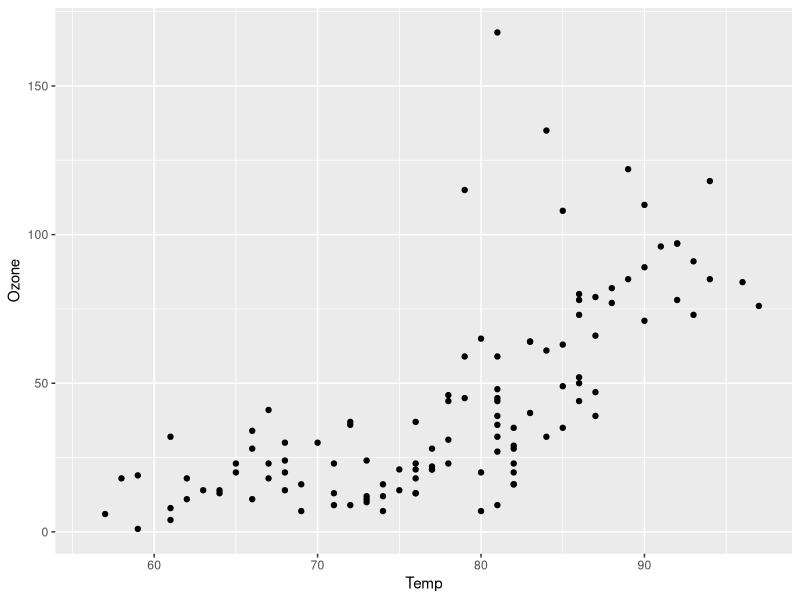
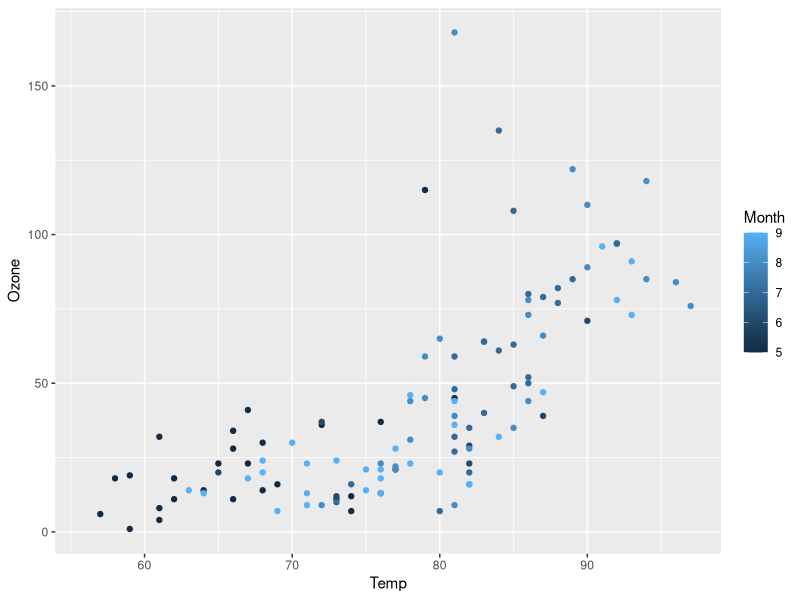
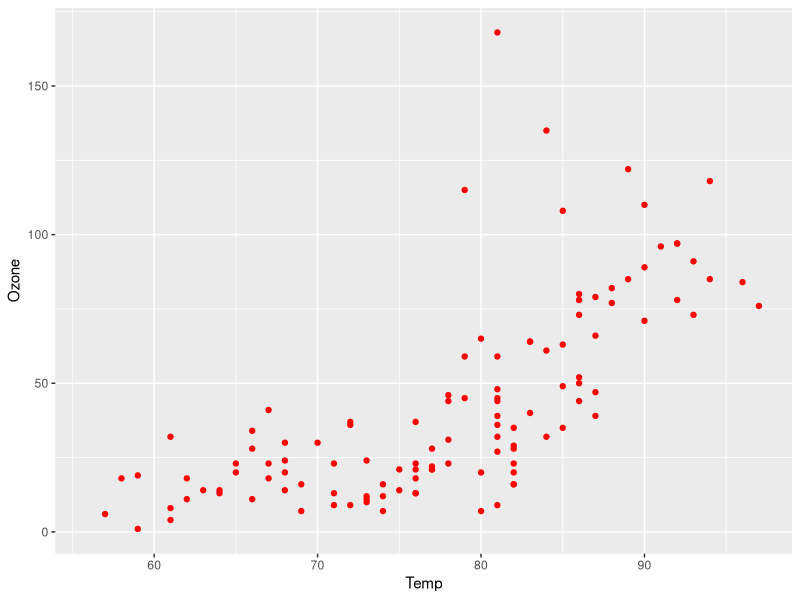
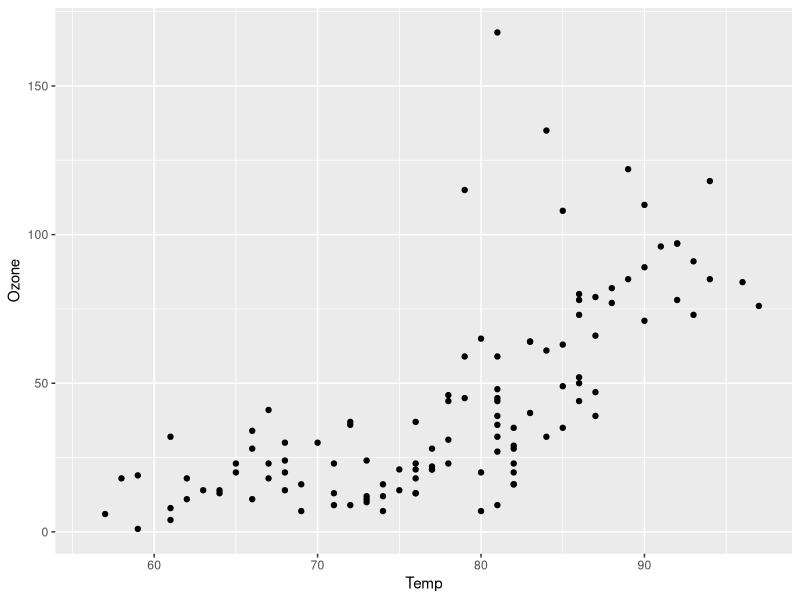
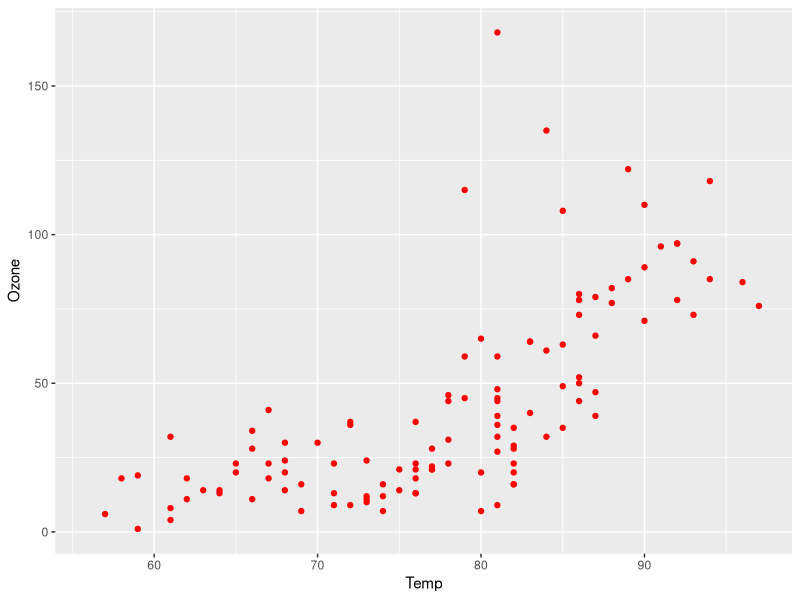
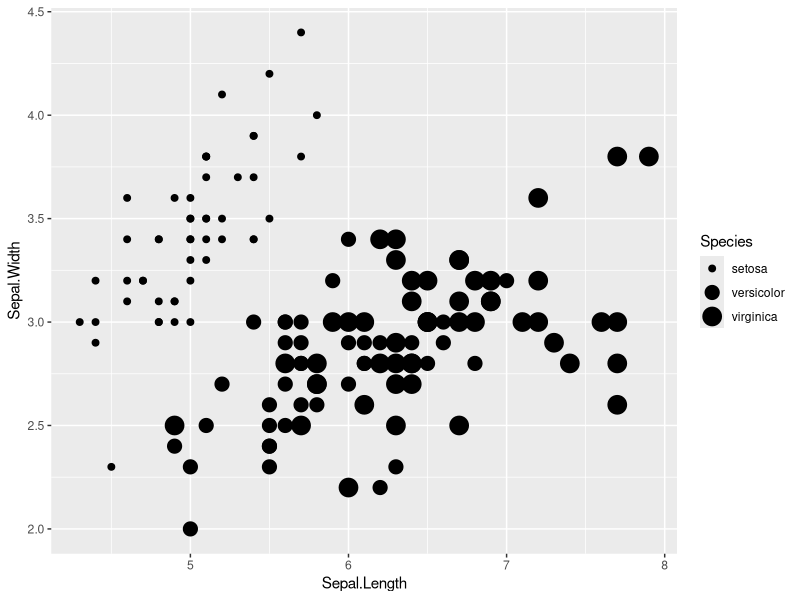
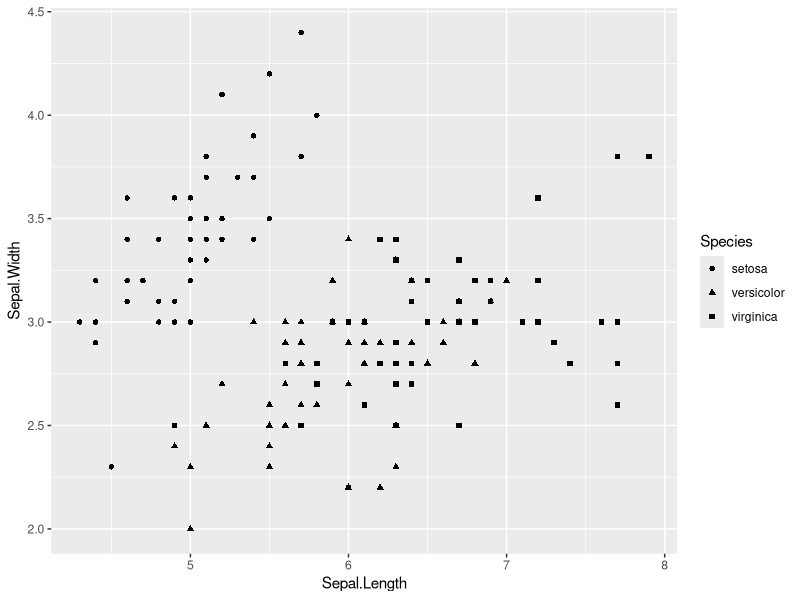
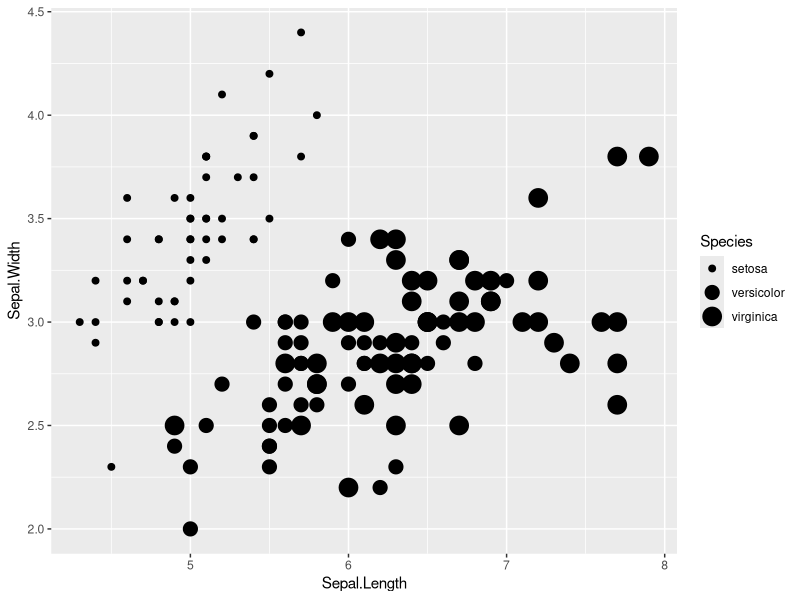

Write R code to recreate these figures, in order. (Note: this script raises an error after producing the figures.)
library(ggplot2)
airquality
str(airquality)
ggplot(data=airquality) + geom_point(mapping=aes(x = Temp, y = Ozone))
ggplot(data=airquality) + geom_point(mapping=aes(x = Temp, y = Ozone, color=Month))
ggplot(data=airquality) + geom_point(mapping=aes(x = Temp, y = Ozone), color="red")
ggplot(data=airquality) + geom_point(, mapping=aes(x = Temp, y = Ozone))
ggplot(data=airquality) + geom_point(color="red", mapping=aes(x = Temp, y = Ozone))
ggplot(data=iris)  + geom_point(mapping = aes(x = Sepal.Length, y = Sepal.Width, size = Species))
ggplot(data=iris)  + geom_point(mapping = aes(x = Sepal.Length, y = Sepal.Width, shape = Species))
ggplot(data=iris)  + geom_point(mapping = aes(x = Sepal.Length, y = Sepal.Width, size = Species))
ggplot(data=iris)  + geom_point(mapping = aes(x = Sepal.Length, size = Sepal.Width, y = Species))
ggplot(data=iris)  + geom_point(mapping = aes(x = Sepal.Length, shape = Sepal.Width, y = Species))
ggplot(data=airquality) + geom_point(mapping=aes(x = Temp, y = Ozone)) + facet_wrap(~Month)
ggplot(data=airquality) + geom_point(mapping=aes(x = Temp, y = Ozone)) + facet_grid(Day~Month)
ggplot(data=airquality) + geom_point(mapping=aes(x = Temp, y = Ozone))
ggplot(data=airquality) + geom_point(mapping=aes(x = Temp, y = Ozone)) + scale_x_continuous("Temperature (F)")
ggplot(data=airquality) + geom_point(mapping=aes(x = Temp, y = Ozone)) + scale_x_continuous("Temperature (F)", limits = c(60,90))
